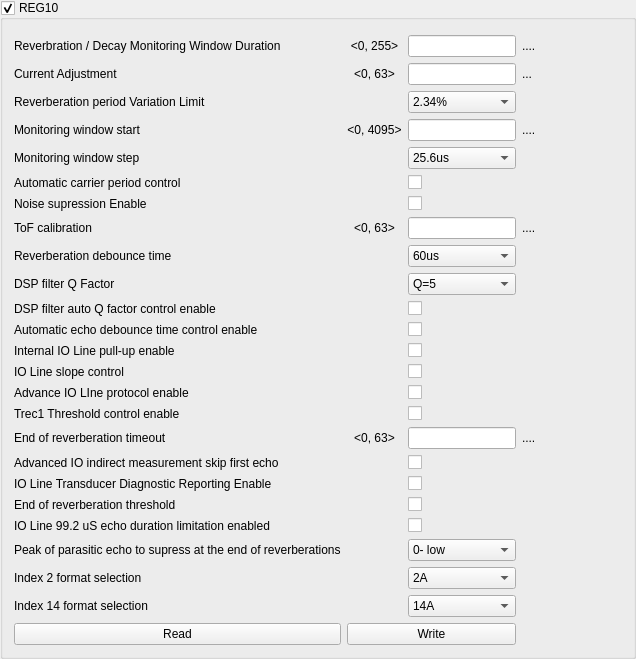
        <widget class="CustomControls::FoldingBox" name="grREG10">
         <property name="title">
          <string>REG10</string>
         </property>
         <property name="checkable">
          <bool>true</bool>
         </property>
         <layout class="QGridLayout" name="gridLayout">
          <property name="topMargin">
           <number>15</number>
          </property>
          <item row="14" column="0">
           <widget class="QLabel" name="label_56">
            <property name="text">
             <string>Automatic echo debounce time control enable</string>
            </property>
           </widget>
          </item>
          <item row="28" column="0">
           <widget class="QLabel" name="label_93">
            <property name="text">
             <string>End of reverberation threshold</string>
            </property>
           </widget>
          </item>
          <item row="25" column="2">
           <widget class="CustomControls::CheckBox" name="cbR10_54">
            <property name="text">
             <string/>
            </property>
           </widget>
          </item>
          <item row="30" column="0">
           <widget class="QLabel" name="label_82">
            <property name="text">
             <string>Peak of parasitic echo to supress at the end of reverberations</string>
            </property>
           </widget>
          </item>
          <item row="13" column="0">
           <widget class="QLabel" name="label_55">
            <property name="text">
             <string>DSP filter auto Q factor control enable</string>
            </property>
           </widget>
          </item>
          <item row="7" column="2">
           <widget class="CustomControls::CheckBox" name="cbR10_30">
            <property name="text">
             <string/>
            </property>
           </widget>
          </item>
          <item row="15" column="2">
           <widget class="CustomControls::CheckBox" name="cbR10_44">
            <property name="text">
             <string/>
            </property>
           </widget>
          </item>
          <item row="8" column="0">
           <widget class="QLabel" name="label_89">
            <property name="text">
             <string>Noise supression Enable</string>
            </property>
           </widget>
          </item>
          <item row="3" column="0">
           <widget class="QLabel" name="label_73">
            <property name="text">
             <string>Current Adjustment</string>
            </property>
           </widget>
          </item>
          <item row="8" column="2">
           <widget class="CustomControls::CheckBox" name="cbR10_31">
            <property name="text">
             <string/>
            </property>
           </widget>
          </item>
          <item row="28" column="2">
           <widget class="CustomControls::CheckBox" name="cbR10_56">
            <property name="text">
             <string/>
            </property>
           </widget>
          </item>
          <item row="29" column="2">
           <widget class="CustomControls::CheckBox" name="cbR10_57">
            <property name="text">
             <string/>
            </property>
           </widget>
          </item>
          <item row="18" column="2">
           <widget class="CustomControls::CheckBox" name="cbR10_47">
            <property name="text">
             <string/>
            </property>
           </widget>
          </item>
          <item row="12" column="0">
           <widget class="QLabel" name="label_80">
            <property name="text">
             <string>DSP filter Q Factor</string>
            </property>
           </widget>
          </item>
          <item row="0" column="0">
           <widget class="QLabel" name="label_72">
            <property name="text">
             <string>Reverbration / Decay Monitoring Window Duration</string>
            </property>
           </widget>
          </item>
          <item row="17" column="0">
           <widget class="QLabel" name="label_87">
            <property name="text">
             <string>Advance IO LIne protocol enable</string>
            </property>
           </widget>
          </item>
          <item row="27" column="2">
           <widget class="CustomControls::CheckBox" name="cbR10_55">
            <property name="text">
             <string/>
            </property>
           </widget>
          </item>
          <item row="16" column="2">
           <widget class="CustomControls::CheckBox" name="cbR10_45">
            <property name="text">
             <string/>
            </property>
           </widget>
          </item>
          <item row="14" column="2">
           <widget class="CustomControls::CheckBox" name="cbR10_43">
            <property name="text">
             <string/>
            </property>
           </widget>
          </item>
          <item row="25" column="0">
           <widget class="QLabel" name="label_91">
            <property name="text">
             <string>Advanced IO indirect measurement skip first echo</string>
            </property>
           </widget>
          </item>
          <item row="6" column="0">
           <widget class="QLabel" name="label_76">
            <property name="text">
             <string>Monitoring window step</string>
            </property>
           </widget>
          </item>
          <item row="24" column="0">
           <widget class="QLabel" name="label_81">
            <property name="text">
             <string>End of reverberation timeout</string>
            </property>
           </widget>
          </item>
          <item row="33" column="0">
           <widget class="QLabel" name="label_164">
            <property name="text">
             <string>Index 14 format selection</string>
            </property>
           </widget>
          </item>
          <item row="32" column="0">
           <widget class="QLabel" name="label_163">
            <property name="text">
             <string>Index 2 format selection</string>
            </property>
           </widget>
          </item>
          <item row="15" column="0">
           <widget class="QLabel" name="label_85">
            <property name="text">
             <string>Internal IO Line pull-up enable</string>
            </property>
           </widget>
          </item>
          <item row="17" column="2">
           <widget class="CustomControls::CheckBox" name="cbR10_46">
            <property name="text">
             <string/>
            </property>
           </widget>
          </item>
          <item row="13" column="2">
           <widget class="CustomControls::CheckBox" name="cbR10_42">
            <property name="accessibleName">
             <string/>
            </property>
            <property name="text">
             <string/>
            </property>
           </widget>
          </item>
          <item row="10" column="0">
           <widget class="QLabel" name="label_78">
            <property name="text">
             <string>ToF calibration</string>
            </property>
           </widget>
          </item>
          <item row="29" column="0">
           <widget class="QLabel" name="label_94">
            <property name="text">
             <string>IO Line 99.2 uS echo duration limitation enabled</string>
            </property>
           </widget>
          </item>
          <item row="7" column="0">
           <widget class="QLabel" name="label_77">
            <property name="text">
             <string>Automatic carrier period control</string>
            </property>
           </widget>
          </item>
          <item row="4" column="0">
           <widget class="QLabel" name="label_74">
            <property name="text">
             <string>Reverberation period Variation Limit</string>
            </property>
           </widget>
          </item>
          <item row="36" column="0">
           <widget class="CustomControls::PushButton" name="pbNM_ReadREG10">
            <property name="text">
             <string>Read</string>
            </property>
           </widget>
          </item>
          <item row="36" column="1" colspan="2">
           <widget class="CustomControls::PushButton" name="pbNM_WriteREG10">
            <property name="text">
             <string>Write</string>
            </property>
           </widget>
          </item>
          <item row="16" column="0">
           <widget class="QLabel" name="label_86">
            <property name="text">
             <string>IO Line slope control</string>
            </property>
           </widget>
          </item>
          <item row="11" column="0">
           <widget class="QLabel" name="label_79">
            <property name="text">
             <string>Reverberation debounce time</string>
            </property>
           </widget>
          </item>
          <item row="18" column="0">
           <widget class="QLabel" name="label_88">
            <property name="text">
             <string>Trec1 Threshold control enable</string>
            </property>
           </widget>
          </item>
          <item row="5" column="0">
           <widget class="QLabel" name="label_75">
            <property name="text">
             <string>Monitoring window start</string>
            </property>
           </widget>
          </item>
          <item row="27" column="0">
           <widget class="QLabel" name="label_92">
            <property name="text">
             <string>IO Line Transducer Diagnostic Reporting Enable</string>
            </property>
           </widget>
          </item>
          <item row="0" column="3">
           <widget class="QLabel" name="lbR10_0_7_info">
            <property name="minimumSize">
             <size>
              <width>100</width>
              <height>0</height>
             </size>
            </property>
            <property name="text">
             <string>....</string>
            </property>
           </widget>
          </item>
          <item row="5" column="3">
           <widget class="QLabel" name="lbR10_16_27_info">
            <property name="text">
             <string>....</string>
            </property>
           </widget>
          </item>
          <item row="10" column="3">
           <widget class="QLabel" name="lbR10_32_37_info">
            <property name="text">
             <string>....</string>
            </property>
           </widget>
          </item>
          <item row="24" column="3">
           <widget class="QLabel" name="lbR10_48_53_info">
            <property name="text">
             <string>....</string>
            </property>
           </widget>
          </item>
          <item row="24" column="2">
           <widget class="CustomControls::LineEdit" name="leR10_48_53"/>
          </item>
          <item row="0" column="2">
           <widget class="CustomControls::LineEdit" name="leR10_0_7"/>
          </item>
          <item row="10" column="2">
           <widget class="CustomControls::LineEdit" name="leR10_32_37"/>
          </item>
          <item row="5" column="2">
           <widget class="CustomControls::LineEdit" name="leR10_16_27"/>
          </item>
          <item row="3" column="2">
           <widget class="CustomControls::LineEdit" name="leR10_8_13">
            <property name="accessibleName">
             <string/>
            </property>
           </widget>
          </item>
          <item row="6" column="2">
           <widget class="CustomControls::ComboBox" name="cmR10_28_29">
            <item>
             <property name="text">
              <string>25.6us</string>
             </property>
            </item>
            <item>
             <property name="text">
              <string>51.2us</string>
             </property>
            </item>
            <item>
             <property name="text">
              <string>102.4us</string>
             </property>
            </item>
            <item>
             <property name="text">
              <string>204.8us</string>
             </property>
            </item>
           </widget>
          </item>
          <item row="33" column="2">
           <widget class="CustomControls::ComboBox" name="cmR10_61">
            <item>
             <property name="text">
              <string>14A</string>
             </property>
            </item>
            <item>
             <property name="text">
              <string>14B</string>
             </property>
            </item>
           </widget>
          </item>
          <item row="11" column="2">
           <widget class="CustomControls::ComboBox" name="cmR10_38_39">
            <item>
             <property name="text">
              <string>60us</string>
             </property>
            </item>
            <item>
             <property name="text">
              <string>100us</string>
             </property>
            </item>
            <item>
             <property name="text">
              <string>140us</string>
             </property>
            </item>
            <item>
             <property name="text">
              <string>180us</string>
             </property>
            </item>
           </widget>
          </item>
          <item row="12" column="2">
           <widget class="CustomControls::ComboBox" name="cmR10_40_41">
            <item>
             <property name="text">
              <string>Q=5</string>
             </property>
            </item>
            <item>
             <property name="text">
              <string>Q=10</string>
             </property>
            </item>
            <item>
             <property name="text">
              <string>Q=20</string>
             </property>
            </item>
            <item>
             <property name="text">
              <string>Q=dep</string>
             </property>
            </item>
           </widget>
          </item>
          <item row="4" column="2">
           <widget class="CustomControls::ComboBox" name="cmR10_14_15">
            <item>
             <property name="text">
              <string>2.34%</string>
             </property>
            </item>
            <item>
             <property name="text">
              <string>5.4%</string>
             </property>
            </item>
            <item>
             <property name="text">
              <string>8.2%</string>
             </property>
            </item>
            <item>
             <property name="text">
              <string>12.5%</string>
             </property>
            </item>
           </widget>
          </item>
          <item row="30" column="2">
           <widget class="CustomControls::ComboBox" name="cmR10_58_59">
            <item>
             <property name="text">
              <string>0- low</string>
             </property>
            </item>
            <item>
             <property name="text">
              <string>1-medium</string>
             </property>
            </item>
            <item>
             <property name="text">
              <string>2-high</string>
             </property>
            </item>
           </widget>
          </item>
          <item row="32" column="2">
           <widget class="CustomControls::ComboBox" name="cmR10_60">
            <item>
             <property name="text">
              <string>2A</string>
             </property>
            </item>
            <item>
             <property name="text">
              <string>2B</string>
             </property>
            </item>
            <widget class="CustomControls::ComboBox" name="cmR10_62">
             <property name="geometry">
              <rect>
               <x>515</x>
               <y>10</y>
               <width>133</width>
               <height>22</height>
              </rect>
             </property>
             <item>
              <property name="text">
               <string>2A</string>
              </property>
             </item>
             <item>
              <property name="text">
               <string>2B</string>
              </property>
             </item>
            </widget>
           </widget>
          </item>
          <item row="3" column="1">
           <widget class="QLabel" name="label_195">
            <property name="text">
             <string>&lt;0, 63&gt;</string>
            </property>
            <property name="alignment">
             <set>Qt::AlignCenter</set>
            </property>
           </widget>
          </item>
          <item row="4" column="1">
           <spacer name="horizontalSpacer">
            <property name="orientation">
             <enum>Qt::Horizontal</enum>
            </property>
            <property name="sizeHint" stdset="0">
             <size>
              <width>40</width>
              <height>20</height>
             </size>
            </property>
           </spacer>
          </item>
          <item row="0" column="1">
           <widget class="QLabel" name="label_196">
            <property name="text">
             <string>&lt;0, 255&gt;</string>
            </property>
            <property name="alignment">
             <set>Qt::AlignCenter</set>
            </property>
           </widget>
          </item>
          <item row="5" column="1">
           <widget class="QLabel" name="label_197">
            <property name="text">
             <string>&lt;0, 4095&gt;</string>
            </property>
            <property name="alignment">
             <set>Qt::AlignCenter</set>
            </property>
           </widget>
          </item>
          <item row="10" column="1">
           <widget class="QLabel" name="label_198">
            <property name="text">
             <string>&lt;0, 63&gt;</string>
            </property>
            <property name="alignment">
             <set>Qt::AlignCenter</set>
            </property>
           </widget>
          </item>
          <item row="24" column="1">
           <widget class="QLabel" name="label_199">
            <property name="text">
             <string>&lt;0, 63&gt;</string>
            </property>
            <property name="alignment">
             <set>Qt::AlignCenter</set>
            </property>
           </widget>
          </item>
          <item row="3" column="3">
           <widget class="QLabel" name="lbR10_8_13_info">
            <property name="text">
             <string>...</string>
            </property>
           </widget>
          </item>
         </layout>
        </widget>
